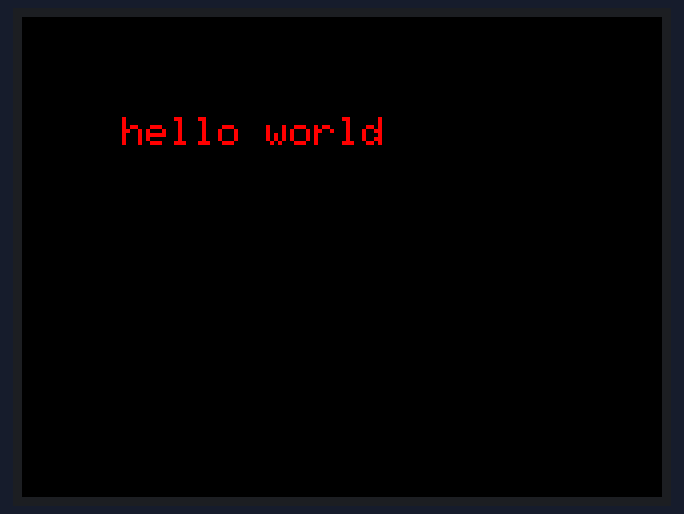
Bench run of a sketch on a simulated Arduino Uno, built with avr-gcc and run on an emulated ATmega328P. Shown: 320×240 colour display.

Above: at 0.4 s.
At 1.01 s:
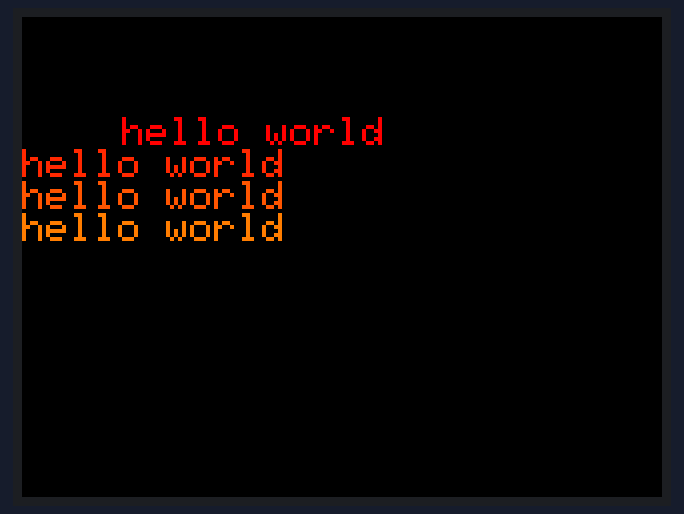
At 1.41 s:
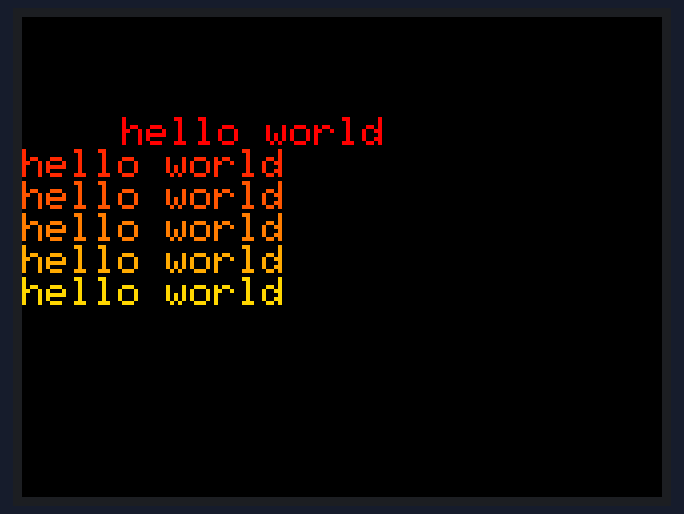
At 2.01 s:
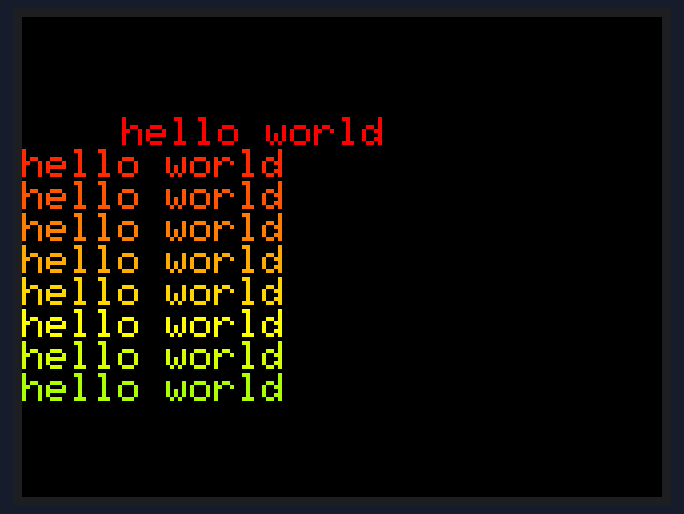
At 2.6 s:
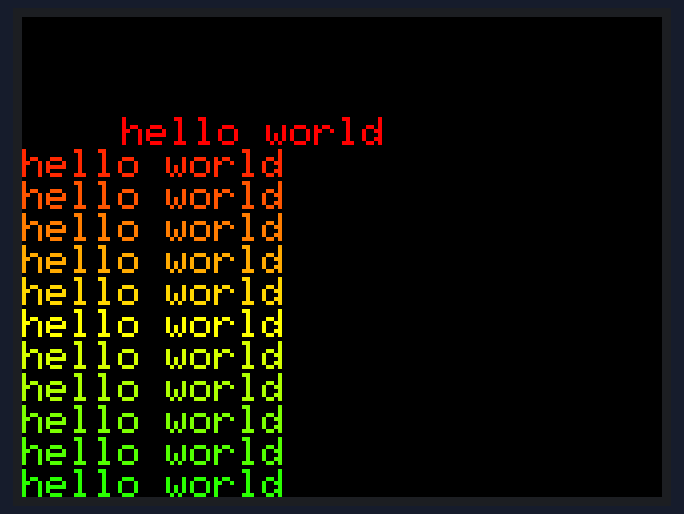
At 8.11 s:
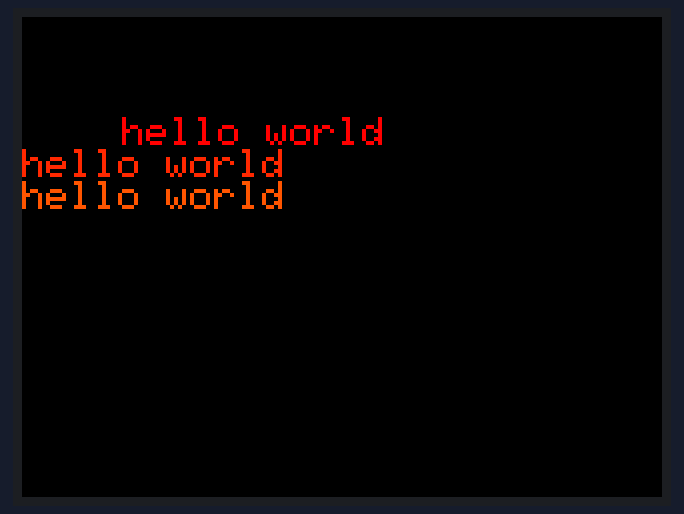

Measured:
- by itself, everything shown: repeats every 7.3 s, in 13 steps
- what the display in image 4 shows lasts 5.0 s, from 2.5 s to 7.5 s

The sketch:

colorfulhelloworld.ino
```cpp
#include <MCUFRIEND_kbv.h> // Include the MCUFRIEND_kbv Library
#include <Adafruit_GFX.h>  // Include the Adafruit Graphics Library

// Pin definitions for TFT display
#define LCD_CS A3
#define LCD_CD A2
#define LCD_WR A1
#define LCD_RD A0
#define LCD_RST A4

// Initialize the TFT display
MCUFRIEND_kbv tft;
void setup()
{
    // Initialize the TFT display
    tft.begin(0x9341); // Pass the display controller ID

    // Set the rotation of the display (optional)
    tft.setRotation(1);

    // Set the background color
    tft.fillScreen(0x0000); // Black

    // Set the text color
    tft.setTextColor(0xFFFF); // White

    // Set the text size
    tft.setTextSize(2);
}
void loop()
{
    // Clear the screen
    tft.fillScreen(0x0000); // Black

    // Set the cursor position
    tft.setCursor(50, 50);

    // Display rainbow colors
    for (int i = 0; i < 360; i += 10)
    {
        // Convert the hue to RGB values
        int r, g, b;
        HSVtoRGB(i, 255, 255, r, g, b);

        // Set the text color
        tft.setTextColor(tft.color565(r, g, b));

        // Display a character
        tft.print("hello world\n");

        delay(200); // Delay for 200 milliseconds
    }
}

// Function to convert HSV color to RGB color
void HSVtoRGB(int hue, int saturation, int value, int &r, int &g, int &b)
{
    int h = hue / 60;
    int f = hue % 60;
    int p = (255 * (255 - saturation)) >> 8;
    int q = (255 * (255 - (saturation * f) / 60)) >> 8;
    int t = (255 * (255 - (saturation * (60 - f)) / 60)) >> 8;

    switch (h)
    {
    case 0:
        r = value;
        g = t;
        b = p;
        break;
    case 1:
        r = q;
        g = value;
        b = p;
        break;
    case 2:
        r = p;
        g = value;
        b = t;
        break;
    case 3:
        r = p;
        g = q;
        b = value;
        break;
    case 4:
        r = t;
        g = p;
        b = value;
        break;
    case 5:
        r = value;
        g = p;
        b = q;
        break;
    default:
        r = 0;
        g = 0;
        b = 0;
        break;
    }
}
```
